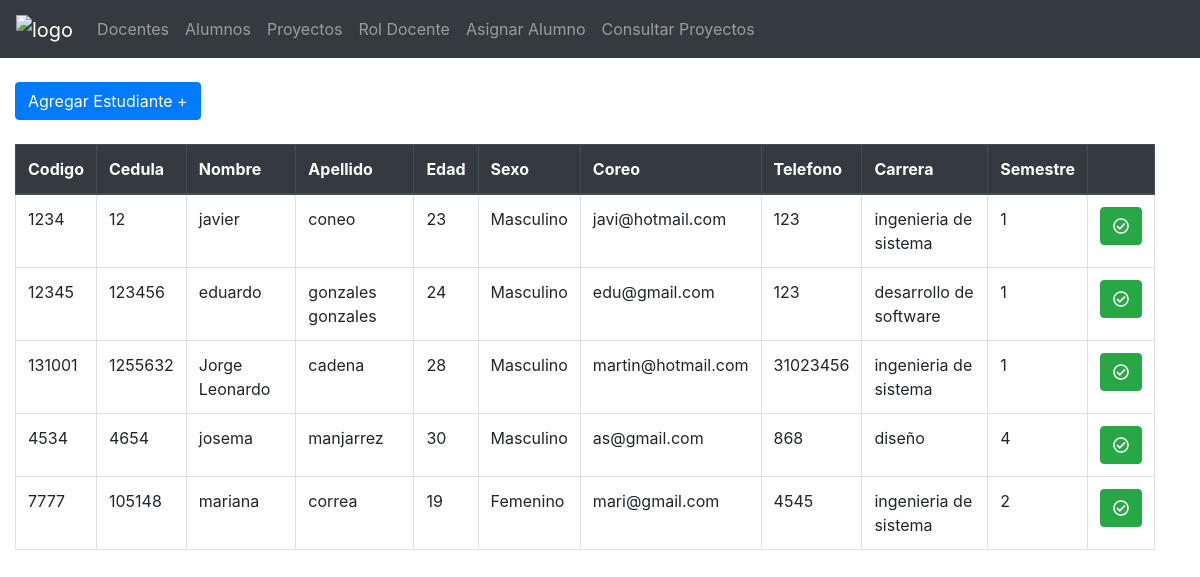
Page /alumno.php on the committed database.
### tables this page shows
CREATE TABLE `alumnos` (
  `cod_estudiante` varchar(50) NOT NULL,
  `cedula` varchar(50) NOT NULL,
  `nombres` varchar(100) NOT NULL,
  `apellidos` varchar(100) NOT NULL,
  `edad` int(11) NOT NULL,
  `sexo` varchar(20) NOT NULL,
  `correo` varchar(100) NOT NULL,
  `telefono` varchar(10) NOT NULL,
  `carrera` varchar(100) NOT NULL,
  `semestre` int(11) NOT NULL
);

### alumno.php (called while the page is built)
<?php
include ('Templates/head.php');
?>
<?php
include ('Alumnos/con_alumno.php');
?>
<?php
include ('Templates/footer.php');
?>

### Alumnos/con_alumno.php (the view, shortened to what this page needs)
<?php
include ('conexion/conexion.php');
    $sentencia = $pdo->prepare("SELECT * FROM `alumnos` ");
    $sentencia->execute();
    $listaAlumnos= $sentencia->fetchAll(PDO::FETCH_ASSOC);
?>
<form action="" method="post" >
<button type="button" class="btn btn-primary" data-toggle="modal" data-target="#exampleModal">
  Agregar Estudiante +
</button>
        </form>
<br>
        <div class="row col-md-12">
            <table class="table table-bordered">
                <thead class="thead-dark">
                <tr>
                    <th>Codigo</th>
                    <th>Cedula</th>
                    <th>Nombre</th>
                    <th>Apellido</th>
                    <th>Edad</th>
                    <th>Sexo</th>
                    <th>Coreo</th>
                    <th>Telefono</th>
                    <th>Carrera</th>
                    <th>Semestre</th>
                    <th></th>
                </tr>
                </thead>
            <?php foreach($listaAlumnos as $alumno) { ?>
                <tr>
                    <td><?php echo$alumno['cod_estudiante'] ?> </td>
                    <td><?php echo $alumno['cedula'] ?></td>
                    <td><?php echo $alumno['nombres'] ?></td>
                    <td><?php echo $alumno['apellidos'] ?></td>
                    <td><?php echo $alumno['edad'] ?></td>
                    <td><?php echo $alumno['sexo'] ?></td>
                    <td><?php echo $alumno['correo'] ?></td>
                    <td><?php echo $alumno['telefono'] ?></td>
                    <td><?php echo $alumno['carrera'] ?></td>
                    <td><?php echo $alumno['semestre'] ?></td>
                    <td>
                    <form action="#" method="post">
                    <button value="Seleccionar" type="submit" class="seleccionar btn btn-success" name="accion"><i class="far fa-check-circle"></i></button>
                    </form>
                    </td>
                </tr>
            <?php }?>
            </table>
        </div>

### rows in the picture
alumnos: cod_estudiante "1234", cedula "12", nombres "javier", apellidos "coneo", edad "23", sexo "Masculino", correo "javi@hotmail.com", telefono "123", carrera "ingenieria de sistema", semestre "1"
alumnos: cod_estudiante "12345", cedula "123456", nombres "eduardo", apellidos "gonzales gonzales", edad "24", sexo "Masculino", correo "edu@gmail.com", telefono "123", carrera "desarrollo de software", semestre "1"
alumnos: cod_estudiante "131001", cedula "1255632", nombres "Jorge Leonardo", apellidos "cadena", edad "28", sexo "Masculino", correo "martin@hotmail.com", telefono "31023456", carrera "ingenieria de sistema", semestre "1"
alumnos: cod_estudiante "4534", cedula "4654", nombres "josema", apellidos "manjarrez", edad "30", sexo "Masculino", correo "as@gmail.com", telefono "868", carrera "diseño", semestre "4"
alumnos: cod_estudiante "7777", cedula "105148", nombres "mariana", apellidos "correa", edad "19", sexo "Femenino", correo "mari@gmail.com", telefono "4545", carrera "ingenieria de sistema", semestre "2"
